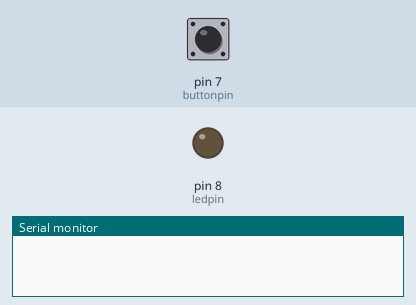
Recording of a sketch running on a simulated Arduino Uno, built with avr-gcc and run on an emulated ATmega328P. Shown: output pins drawn as LEDs (lit = HIGH), the last lines printed to the serial monitor. Inputs (shaded band) come from the test bench; at power-on: pin 7 (buttonpin) LOW.

Above: at 1.2 s.
1.3 s: pin 7 (buttonpin) pulled HIGH for 0.15 s
At 2.5 s:
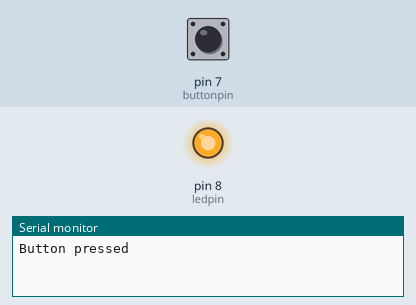
2.9 s: pin 7 (buttonpin) pulled HIGH for 1 s
At 3.8 s:
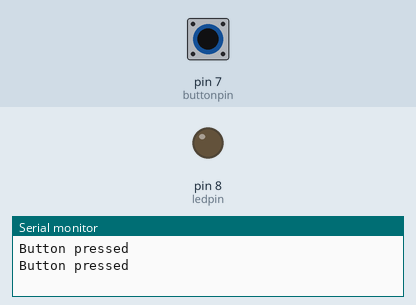
5.4 s: pin 7 (buttonpin) pulled HIGH for 3.2 s
At 5.8 s:
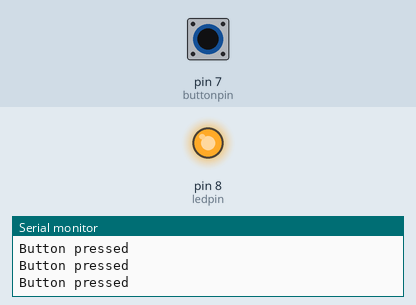
Timing chart, 0 to 8.4 s (numbered marks = the images above; inputs shaded):
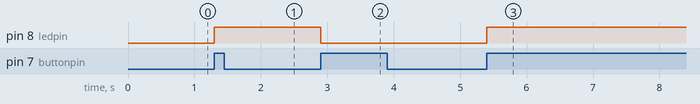

The sketch:

push_button_IV.ino
```cpp
int ledpin = 8;
int buttonpin = 7;
int ledstate =  0;
int laststate = 0;
void setup() {
  // put your setup code here, to run once:
  pinMode(ledpin, OUTPUT);
  pinMode(buttonpin, INPUT);
  Serial.begin(9600);
}

void loop() {
  // put your main code here, to run repeatedly:
  int currentstate = digitalRead(buttonpin);
  if (currentstate == 1 && laststate == 0) {
    Serial.println("Button pressed");
    ledstate = !ledstate;
  }
  digitalWrite(ledpin, ledstate);
  laststate = currentstate;
  delay(100);
}
```

Measured:
- after the input at 1.3 s, pin 8 (ledpin): LOW → HIGH at once
- after the input at 2.9 s, pin 8 (ledpin): HIGH → LOW at once
- after the input at 5.4 s, pin 8 (ledpin): LOW → HIGH at once
